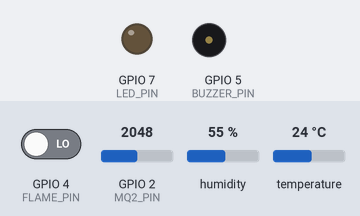
The sketch below on a simulated ESP32-C3. Shown: output pins drawn as LEDs (lit = HIGH), buzzer (waves = sounding, pin HIGH). The inputs (shaded band) are chosen by the test bench; at power-on: GPIO 2 (MQ2_PIN) = 2048, GPIO 4 (FLAME_PIN) LOW, humidity 55 %, temperature 24 °C. What the sketch prints to the serial monitor is not drawn.

Above: at 0.0 s.
At 2.7 s:
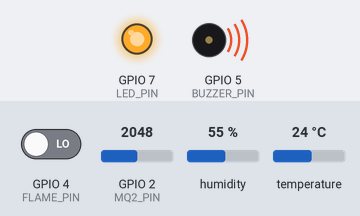
Timing chart, 0 to 4.2 s (numbered marks = the images above):
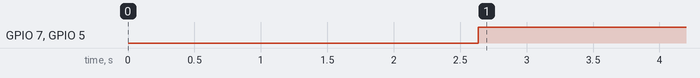

The sketch:

Code_do_an_webserver.ino
```cpp
#include <WiFi.h>
#include <WebServer.h>
#include "DHT.h"

// --- CẤU HÌNH TÊN WI-FI MẠCH SẼ PHÁT RA ---
const char* ap_ssid     = "He_Thong_Bao_Chay";
// Tên Wi-Fi bạn thích đặt là gì cũng được
const char* ap_password = "12345678";
// Mật khẩu (phải từ 8 ký tự trở lên)

// --- ĐỊNH NGHĨA CHÂN KẾT NỐI MẠCH ---
#define DHTPIN       6
#define FLAME_PIN    4
#define MQ2_PIN      2
#define BUZZER_PIN   5
#define LED_PIN      7

#define DHTTYPE      DHT11

const float TEMP_THRESHOLD = 50.0;
const int SMOKE_THRESHOLD  = 1300;

DHT dht(DHTPIN, DHTTYPE);
WebServer server(80);

float temp = 0.0, humid = 0.0;
int smokeVal = 0;
bool isFlame = false;
String sysStatus = "Hệ thống sẵn sàng";

// --- GIAO DIỆN WEB HTML (Giữ nguyên giao diện AJAX mượt mà) ---
const char HTML_PAGE[] PROGMEM = R"=====(
<!DOCTYPE html>
<html lang="vi">
<head>
    <meta charset="UTF-8">
    <meta name="viewport" content="width=device-width, initial-scale=1.0">
    <title>Hệ Thống Giám Sát Phòng Cháy IoT</title>
    <style>
        body { font-family: 'Segoe UI', Tahoma, Geneva, Verdana, sans-serif; background-color: #f4f6f9; margin: 0; padding: 20px; text-align: center; color: #333; }
        .container { max-width: 800px; margin: 0 auto; background: white; padding: 30px; border-radius: 15px; box-shadow: 0 4px 15px rgba(0,0,0,0.1); }
        h1 { color: #2c3e50; margin-bottom: 5px; text-transform: uppercase; font-size: 24px; }
        .status-banner { padding: 15px; font-size: 22px; font-weight: bold; border-radius: 8px; margin: 20px 0; color: white; transition: 0.3s; }
        .safe { background-color: #2ecc71; box-shadow: 0 4px 10px rgba(46, 204, 113, 0.4); }
        .danger { background-color: #e74c3c; animation: blink 1s infinite; box-shadow: 0 4px 10px rgba(231, 76, 60, 0.4); }
        .grid { display: grid; grid-template-columns: repeat(auto-fit, minmax(180px, 1fr)); gap: 20px; margin-top: 25px; }
        .card { background: #fff; padding: 20px; border-radius: 10px; border: 1px solid #e1e8ed; box-shadow: 0 2px 5px rgba(0,0,0,0.03); }
        .card h3 { margin: 0 0 10px 0; color: #7f8c8d; font-size: 16px; }
        .card .value { font-size: 28px; font-weight: bold; color: #2c3e50; }
        .card .unit { font-size: 16px; color: #95a5a6; }
        @keyframes blink { 0% { opacity: 1; } 50% { opacity: 0.7; } 100% { opacity: 1; } }
    </style>
</head>
<body>
    <div class="container">
        <h1>Hệ Thống Giám Sát & Báo Cháy Tự Động</h1>
        <p style="color: #7f8c8d; margin: 0;">Chế độ: Wi-Fi Access Point trực tiếp</p>

        <div id="sys_banner" class="status-banner safe">Đang tải dữ liệu...</div>

        <div class="grid">
            <div class="card">
                <h3>Nhiệt Độ</h3>
                <div class="value"><span id="temp">--</span><span class="unit"> °C</span></div>
            </div>
            <div class="card">
                <h3>Độ Ẩm</h3>
                <div class="value"><span id="humid">--</span><span class="unit"> %</span></div>
            </div>
            <div class="card">
                <h3>Nồng Độ Khói</h3>
                <div class="value"><span id="smoke">--</span><span class="unit"> Raw</span></div>
            </div>
            <div class="card">
                <h3>Cảm Biến Lửa</h3>
                <div class="value" id="flame" style="font-size: 20px; margin-top:10px;">--</div>
            </div>
        </div>
    </div>

    <script>
        setInterval(function() {
            fetch('/data')
            .then(response => response.json())
            .then(data => {
                document.getElementById('temp').innerText = data.temperature;
                document.getElementById('humid').innerText = data.humidity;
                document.getElementById('smoke').innerText = data.smoke;

                if(data.flame === "PHÁT HIỆN LỬA") {
                    document.getElementById('flame').innerText = "🚨 CÓ LỬA!";
                    document.getElementById('flame').style.color = "#e74c3c";
                } else {
                    document.getElementById('flame').innerText = "✅ Bình thường";
                    document.getElementById('flame').style.color = "#2ecc71";
                }

                let banner = document.getElementById('sys_banner');
                banner.innerText = data.status;
                if(data.is_alarm) {
                    banner.className = "status-banner danger";
                } else {
                    banner.className = "status-banner safe";
                }
            })
            .catch(err => console.error("Lỗi lấy dữ liệu:", err));
        }, 1000);
    </script>
</body>
</html>
)=====";

void handleRoot() {
  server.send_P(200, "text/html", HTML_PAGE);
}

void handleData() {
  bool isAlarmActive = (isFlame || smokeVal > SMOKE_THRESHOLD || temp > TEMP_THRESHOLD);

  String json = "{";
  json += "\"temperature\":" + String(isnan(temp) ? 0 : temp, 1) + ",";
  json += "\"humidity\":" + String(isnan(humid) ? 0 : humid, 1) + ",";
  json += "\"smoke\":" + String(smokeVal) + ",";
  json += "\"flame\":\"" + String(isFlame ? "PHÁT HIỆN LỬA" : "AN TOÀN") + "\",";
  json += "\"status\":\"" + sysStatus + "\",";
  json += "\"is_alarm\":" + String(isAlarmActive ? "true" : "false");
  json += "}";

  server.send(200, "application/json; charset=utf-8", json);
}

void setup() {
  Serial.begin(115200);
  delay(2000);

  dht.begin();
  pinMode(FLAME_PIN, INPUT);
  pinMode(MQ2_PIN, INPUT);
  pinMode(BUZZER_PIN, OUTPUT);
  pinMode(LED_PIN, OUTPUT);

  digitalWrite(BUZZER_PIN, LOW);
  digitalWrite(LED_PIN, LOW);

  Serial.println("\n-------------------------------------------");
  Serial.println("ĐANG CẤU HÌNH MẠCH PHÁT WI-FI (ACCESS POINT)...");

  // 💡 BẢN CẬP NHẬT CHO ESP32-C3 MINI: Xử lý delay ngăn xếp mạng và hạ công suất
  WiFi.mode(WIFI_AP);
  delay(100); // Thêm thời gian cho ngăn xếp Wi-Fi sẵn sàng

  WiFi.setTxPower(WIFI_POWER_8_5dBm); // Giới hạn công suất phát để chống sụt áp nguồn

  WiFi.softAP(ap_ssid, ap_password);
  delay(500); // Đợi module vô tuyến (RF) bật lên ổn định

  Serial.println("🎉 WI-FI ĐÃ PHÁT THÀNH CÔNG!");
  Serial.print("📡 Tên Wi-Fi (SSID): "); Serial.println(ap_ssid);
  Serial.print("🔑 Mật khẩu: "); Serial.println(ap_password);

  // Địa chỉ IP mặc định ở chế độ AP của ESP32 luôn là 192.168.4.1
  Serial.print("🌐 Địa chỉ Web điều khiển: http://");
  Serial.println(WiFi.softAPIP());

  server.on("/", handleRoot);
  server.on("/data", handleData);
  server.begin();
}

void loop() {
  server.handleClient();

  static unsigned long lastMeasure = 0;
  if (millis() - lastMeasure > 1000) {
    lastMeasure = millis();

    temp = dht.readTemperature();
    humid = dht.readHumidity();
    smokeVal = analogRead(MQ2_PIN);
    isFlame = (digitalRead(FLAME_PIN) == LOW);

    if (isFlame || smokeVal > SMOKE_THRESHOLD || temp > TEMP_THRESHOLD) {
      digitalWrite(BUZZER_PIN, HIGH);
      digitalWrite(LED_PIN, HIGH);
      sysStatus = "🚨 NGUY HIỂM: PHÁT HIỆN TÍN HIỆU HOẢ HOẠN!";
    } else {
      digitalWrite(BUZZER_PIN, LOW);
      digitalWrite(LED_PIN, LOW);
      sysStatus = "✅ Hệ thống đang hoạt động an toàn";
    }
  }
}
```

Measured:
- by itself, GPIO 7 (LED_PIN), GPIO 5 (BUZZER_PIN): LOW → HIGH at 2.6 s
